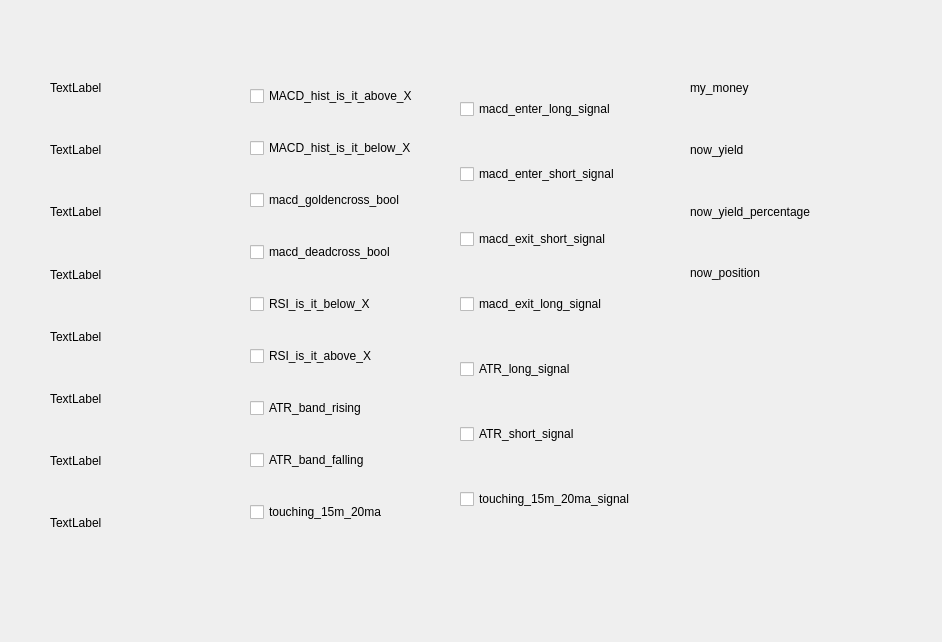
<?xml version="1.0" encoding="UTF-8"?>
<ui version="4.0">
 <class>Dialog</class>
 <widget class="QDialog" name="Dialog">
  <property name="geometry">
   <rect>
    <x>0</x>
    <y>0</y>
    <width>942</width>
    <height>642</height>
   </rect>
  </property>
  <property name="windowTitle">
   <string>Dialog</string>
  </property>
  <widget class="QWidget" name="verticalLayoutWidget">
   <property name="geometry">
    <rect>
     <x>50</x>
     <y>60</y>
     <width>151</width>
     <height>491</height>
    </rect>
   </property>
   <layout class="QVBoxLayout" name="verticalLayout">
    <item>
     <widget class="QLabel" name="_now_price">
      <property name="text">
       <string>TextLabel</string>
      </property>
     </widget>
    </item>
    <item>
     <widget class="QLabel" name="_macd_hist">
      <property name="text">
       <string>TextLabel</string>
      </property>
     </widget>
    </item>
    <item>
     <widget class="QLabel" name="_macd_12">
      <property name="text">
       <string>TextLabel</string>
      </property>
     </widget>
    </item>
    <item>
     <widget class="QLabel" name="_macd_26">
      <property name="text">
       <string>TextLabel</string>
      </property>
     </widget>
    </item>
    <item>
     <widget class="QLabel" name="_RSI">
      <property name="text">
       <string>TextLabel</string>
      </property>
     </widget>
    </item>
    <item>
     <widget class="QLabel" name="_ATR_band_15_Top">
      <property name="text">
       <string>TextLabel</string>
      </property>
     </widget>
    </item>
    <item>
     <widget class="QLabel" name="_ATR_band_15_bottom">
      <property name="text">
       <string>TextLabel</string>
      </property>
     </widget>
    </item>
    <item>
     <widget class="QLabel" name="_moving_average_15m_24">
      <property name="text">
       <string>TextLabel</string>
      </property>
     </widget>
    </item>
   </layout>
  </widget>
  <widget class="QWidget" name="verticalLayoutWidget_2">
   <property name="geometry">
    <rect>
     <x>250</x>
     <y>60</y>
     <width>181</width>
     <height>491</height>
    </rect>
   </property>
   <layout class="QVBoxLayout" name="verticalLayout_2">
    <item>
     <widget class="QCheckBox" name="_MACD_hist_is_it_above_X">
      <property name="text">
       <string>MACD_hist_is_it_above_X</string>
      </property>
     </widget>
    </item>
    <item>
     <widget class="QCheckBox" name="_MACD_hist_is_it_below_X">
      <property name="text">
       <string>MACD_hist_is_it_below_X</string>
      </property>
     </widget>
    </item>
    <item>
     <widget class="QCheckBox" name="_macd_goldencross_bool">
      <property name="text">
       <string>macd_goldencross_bool</string>
      </property>
     </widget>
    </item>
    <item>
     <widget class="QCheckBox" name="_macd_deadcross_bool">
      <property name="text">
       <string>macd_deadcross_bool</string>
      </property>
     </widget>
    </item>
    <item>
     <widget class="QCheckBox" name="_RSI_is_it_below_X">
      <property name="text">
       <string>RSI_is_it_below_X</string>
      </property>
     </widget>
    </item>
    <item>
     <widget class="QCheckBox" name="_RSI_is_it_above_X">
      <property name="text">
       <string>RSI_is_it_above_X</string>
      </property>
     </widget>
    </item>
    <item>
     <widget class="QCheckBox" name="_ATR_band_rising">
      <property name="text">
       <string>ATR_band_rising</string>
      </property>
     </widget>
    </item>
    <item>
     <widget class="QCheckBox" name="_ATR_band_falling">
      <property name="text">
       <string>ATR_band_falling</string>
      </property>
     </widget>
    </item>
    <item>
     <widget class="QCheckBox" name="_touching_15m_20ma">
      <property name="text">
       <string>touching_15m_20ma</string>
      </property>
     </widget>
    </item>
   </layout>
  </widget>
  <widget class="QWidget" name="verticalLayoutWidget_3">
   <property name="geometry">
    <rect>
     <x>460</x>
     <y>60</y>
     <width>201</width>
     <height>491</height>
    </rect>
   </property>
   <layout class="QVBoxLayout" name="verticalLayout_3">
    <item>
     <widget class="QCheckBox" name="_macd_enter_long_signal">
      <property name="text">
       <string>macd_enter_long_signal</string>
      </property>
     </widget>
    </item>
    <item>
     <widget class="QCheckBox" name="_macd_enter_short_signal">
      <property name="text">
       <string>macd_enter_short_signal</string>
      </property>
     </widget>
    </item>
    <item>
     <widget class="QCheckBox" name="_macd_exit_short_signal">
      <property name="text">
       <string>macd_exit_short_signal</string>
      </property>
     </widget>
    </item>
    <item>
     <widget class="QCheckBox" name="_macd_exit_long_signal">
      <property name="text">
       <string>macd_exit_long_signal</string>
      </property>
     </widget>
    </item>
    <item>
     <widget class="QCheckBox" name="_ATR_long_signal">
      <property name="text">
       <string>ATR_long_signal</string>
      </property>
     </widget>
    </item>
    <item>
     <widget class="QCheckBox" name="_ATR_short_signal">
      <property name="text">
       <string>ATR_short_signal</string>
      </property>
     </widget>
    </item>
    <item>
     <widget class="QCheckBox" name="_touching_15m_20ma_signal">
      <property name="text">
       <string>touching_15m_20ma_signal</string>
      </property>
     </widget>
    </item>
   </layout>
  </widget>
  <widget class="QWidget" name="verticalLayoutWidget_4">
   <property name="geometry">
    <rect>
     <x>690</x>
     <y>60</y>
     <width>151</width>
     <height>241</height>
    </rect>
   </property>
   <layout class="QVBoxLayout" name="verticalLayout_4">
    <item>
     <widget class="QLabel" name="_my_money">
      <property name="text">
       <string>my_money</string>
      </property>
     </widget>
    </item>
    <item>
     <widget class="QLabel" name="_now_yield">
      <property name="text">
       <string>now_yield</string>
      </property>
     </widget>
    </item>
    <item>
     <widget class="QLabel" name="_now_yield_percentage">
      <property name="text">
       <string>now_yield_percentage</string>
      </property>
     </widget>
    </item>
    <item>
     <widget class="QLabel" name="_now_position">
      <property name="text">
       <string>now_position</string>
      </property>
     </widget>
    </item>
   </layout>
  </widget>
 </widget>
 <resources/>
 <connections/>
</ui>
